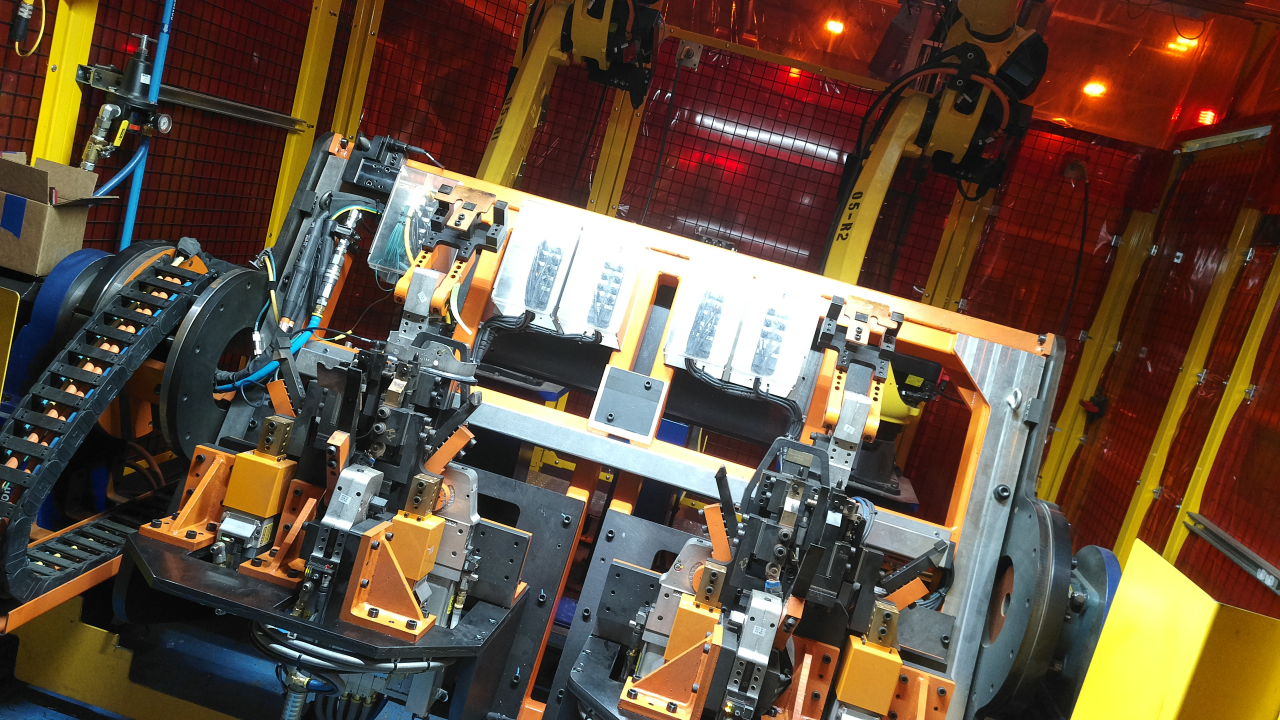
#> input picture Image-Masking/mask_pics/STANDARD.jpg, 3840 x 2160 px, found by its file name (shown at 1/3 size)
$ python cry.py
#> lines starting #> are read from the running program, lines starting #| are printed output that depends on the picture; after the words box and inside, x2 and y2 are one past the last pixel; in counts of white or black regions, pixels touching at a corner belong together
import cv2
import numpy as np

# Load image
img1 = cv2.imread('Image-Masking\mask_pics\\STANDARD.jpg')
#> img1 is the input picture: shape (2160, 3840, 3); mean B, G, R 63, 80.1, 99.8
img2 = cv2.imread('Image-Masking\mask_pics\\NONE.jpg')
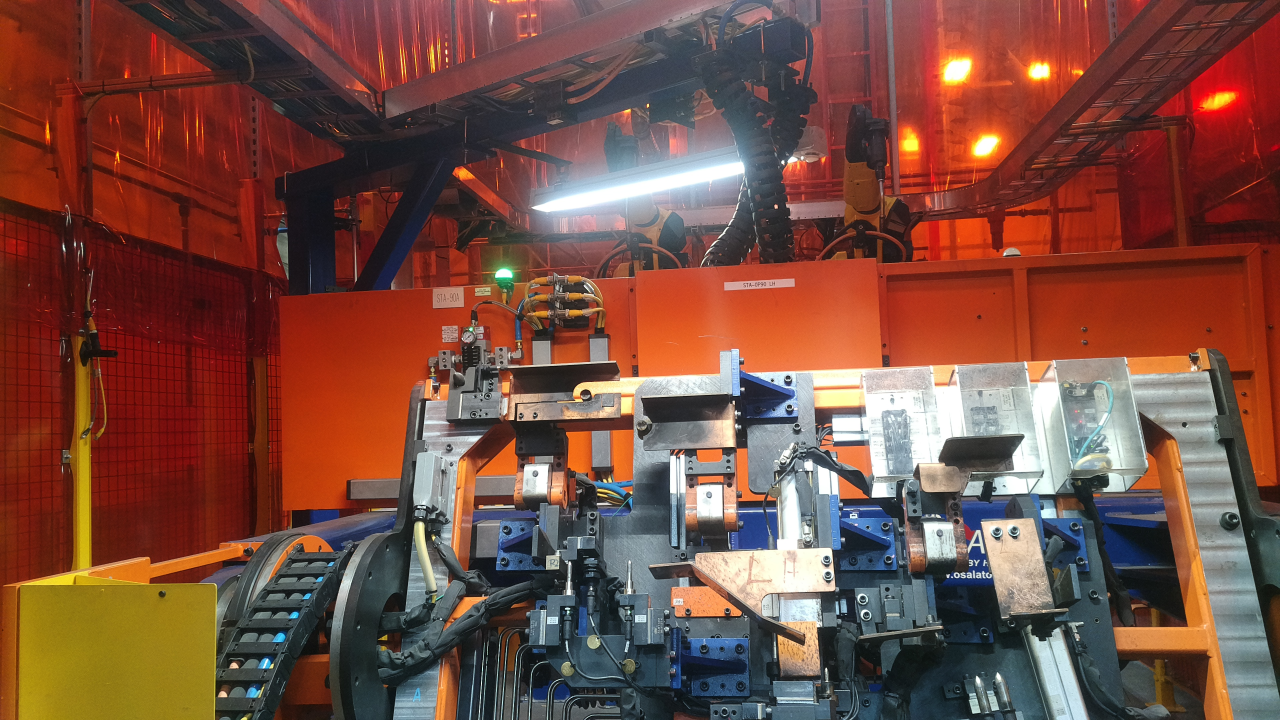
#> input picture Image-Masking/mask_pics/NONE.jpg, 3840 x 2160 px, found by its file name (shown at 1/3 size)
#> img2 is the input picture: shape (2160, 3840, 3); mean B, G, R 65.5, 77.2, 120.3

# Create a mask with the same shape as the images
mask = np.zeros(img2.shape[:2], dtype= np.uint8)
TOL = 5
# Iterate over each pixel and set the value of the mask to 255 if the pixel value in img2 is greater than or equal to the pixel value in img1
for i in range(img1.shape[0]):
    for j in range(img1.shape[1]):
        if img1[i, j, 0] >= img2[i, j, 0]:
            # print("true")
            mask[i, j] = 255
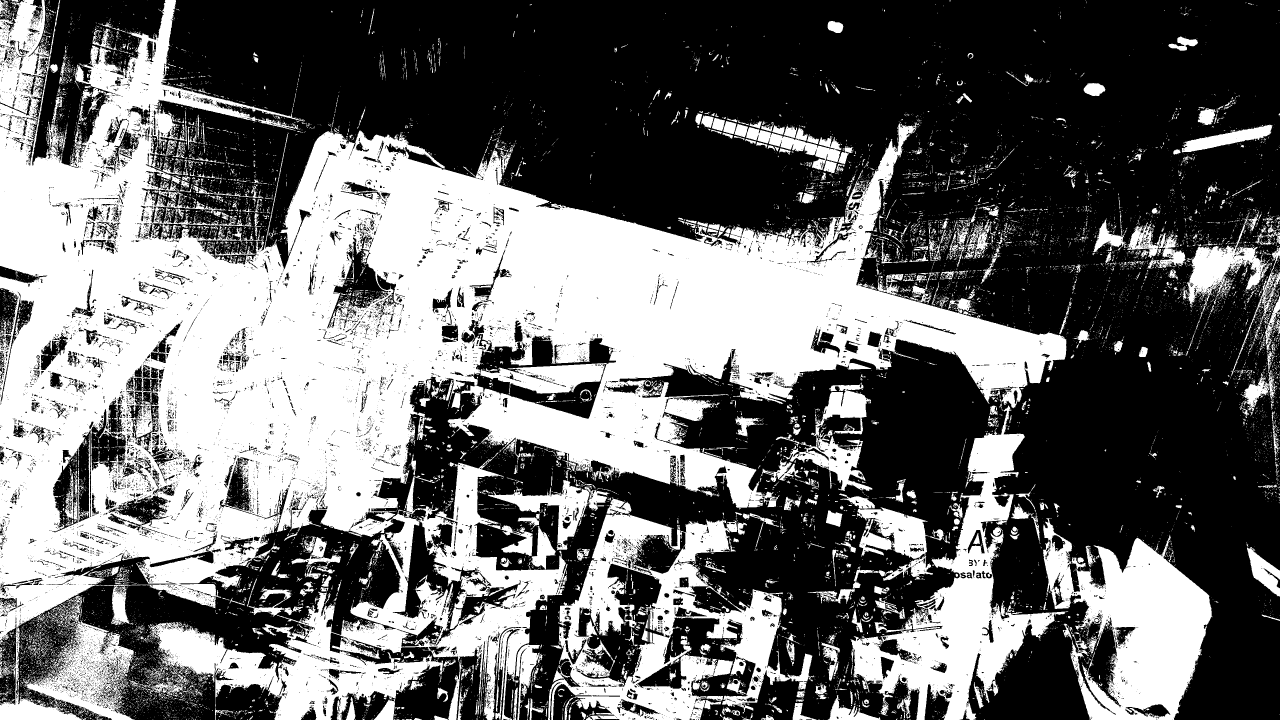
#> mask: shape (2160, 3840) (shown at 1/3 size); 42.1% white; 19054 white regions (17346 under 20 px), largest, box (x1, y1, x2, y2) and area: (0, 0, 3200, 2160) 2241945, (447, 1363, 1703, 2160) 270948, (1644, 1536, 2438, 2160) 182016
            # print("success")


img1 = cv2.resize(img1, (0,0), fx = 0.5, fy = 0.5)
#> img1: shape (1080, 1920, 3)
img2 = cv2.resize(img2, (0,0), fx = 0.5, fy = 0.5)
#> img2: shape (1080, 1920, 3)
mask = cv2.resize(mask, (0,0), fx = 0.5, fy = 0.5)

kernel = np.ones((5,5), np.uint8)  # note this is a horizontal kernel
mask = cv2.dilate(mask, kernel, iterations=1)
mask = cv2.erode(mask, kernel, iterations=5)

# blue = np.array([255, 0, 0], dtype=np.uint8)
# # Replace all pixels that match the lue color with white (255, 255, 255)
# mask[np.all(mask == blue, axis=-1)] = [255, 255, 255]

print ("here")

# # Use the mask to perform the subtraction
img2 = cv2.bitwise_and(img2,img2,mask=mask)
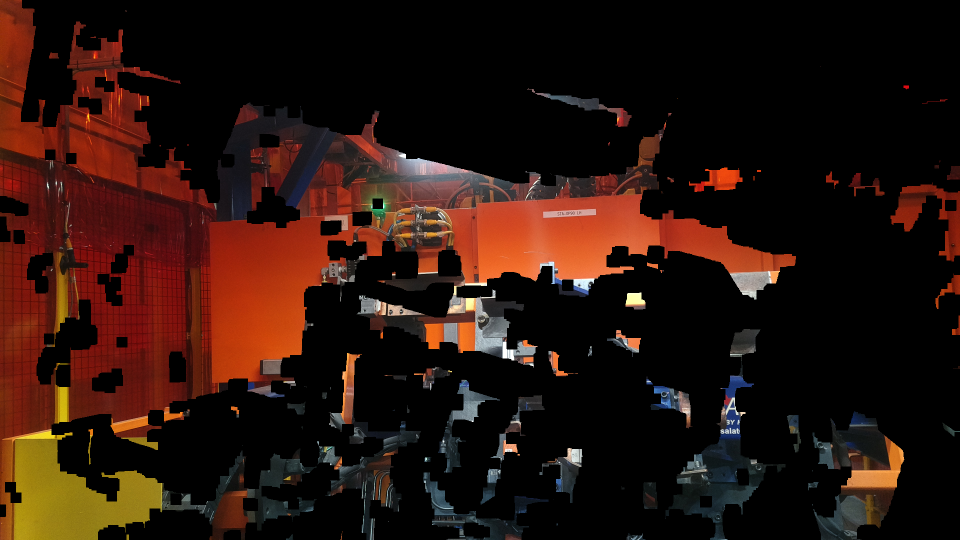
#> img2: shape (1080, 1920, 3) (shown at 1/2 size); mean B, G, R 12.3, 19.4, 40.8

result = cv2.subtract(img1, img2)
result = cv2.cvtColor(result, cv2.COLOR_BGR2GRAY)
#> result: shape (1080, 1920)
result[result >= 200] = 255
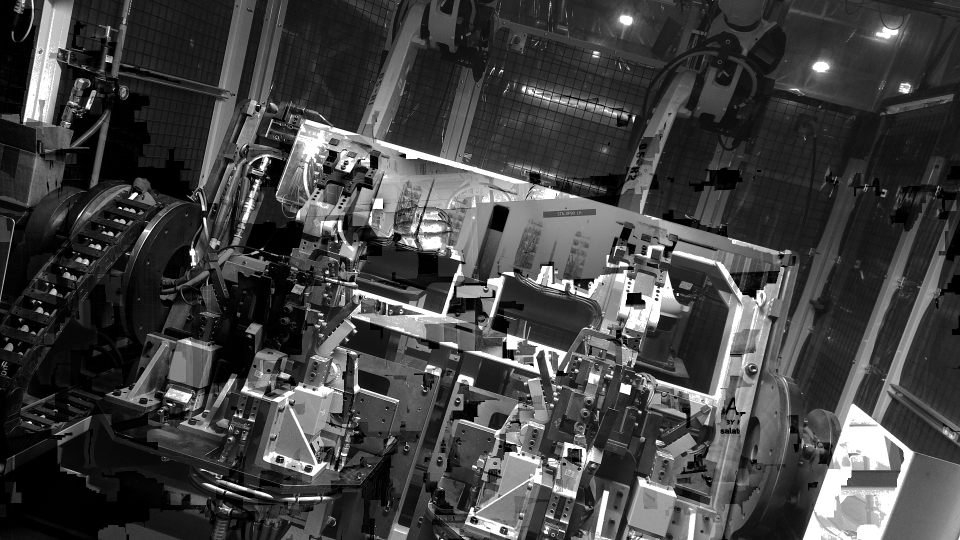
#> result: shape (1080, 1920) (shown at 1/2 size); min 0, max 255, mean 66.2

cv2.imshow("mask", cv2.resize(mask, (0,0), fx = 0.5, fy = 0.5))
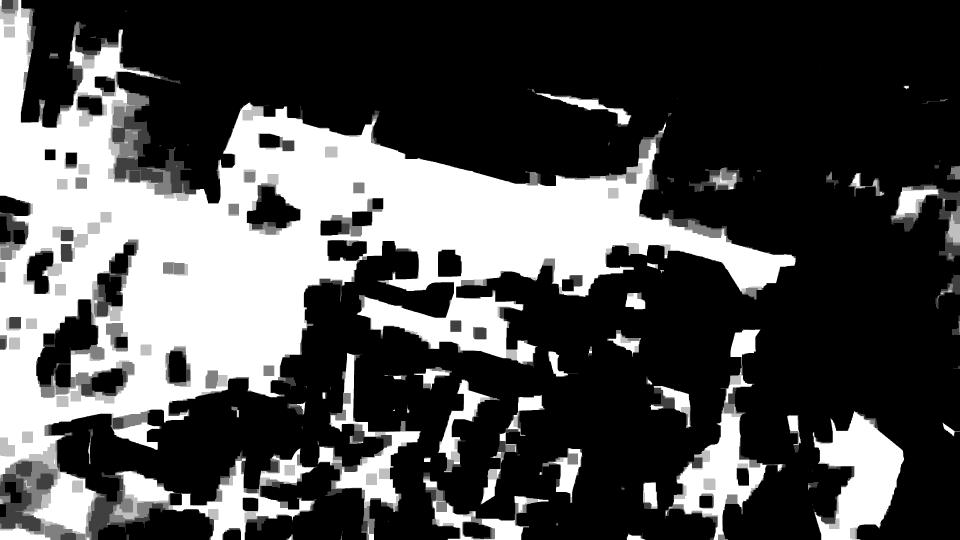
#> window 'mask': shape (540, 960); min 0, max 255, mean 77.3
#> mask: shape (1080, 1920)
cv2.imshow("result", cv2.resize(result, (0,0), fx = 0.5, fy = 0.5))
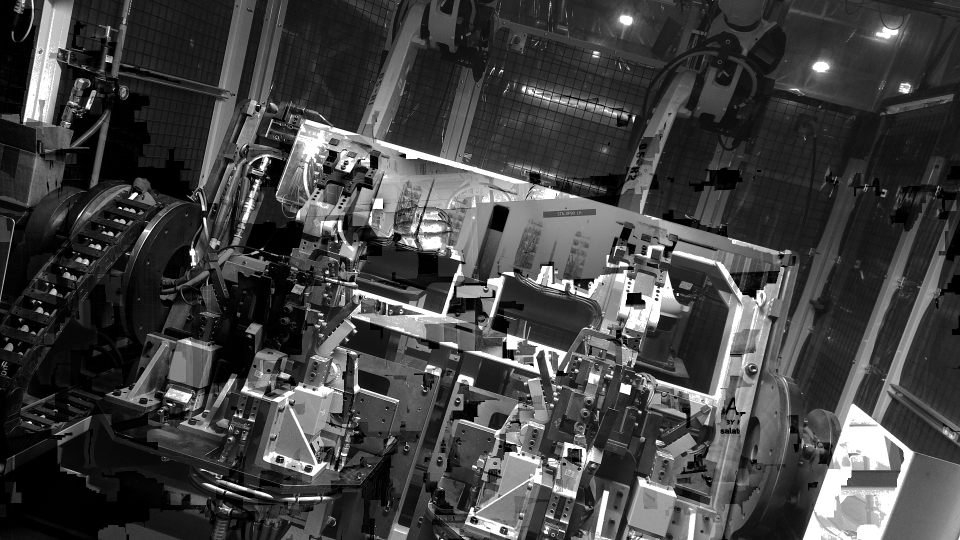
#> window 'result': shape (540, 960); min 0, max 255, mean 66.3
cv2.waitKey(0)
cv2.destroyAllWindows()
